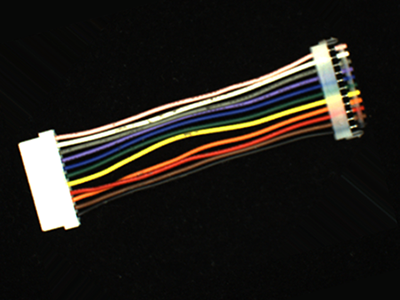
//> input picture 1219/5.tif, 400 x 300 px
$ ./correct_object   (built with g++ and OpenCV 4)
//> lines starting //> are read from the running program, lines starting //| are printed output that depends on the picture; after the words box and inside, x2 and y2 are one past the last pixel; in counts of white or black regions, pixels touching at a corner belong together
### 1219/hough.hpp
#include "opencv2/opencv.hpp"
using namespace cv;
using namespace std;

void hough_coord(Mat image, Mat& acc_mat, double rho, double theta)
{
   	int acc_h = (image.rows + image.cols)*2 /rho;
        int acc_w = CV_PI / theta;
        acc_mat = Mat(acc_h, acc_w, CV_32S, Scalar(0));


        for(int y = 0; y < image.rows; y++)
        {
                for(int x = 0; x < image.cols; x++)
                {
                        Point pt(x, y);
                        if(image.at<uchar>(pt) > 0)
                        {
                                for(int t = 0; t < acc_mat.cols; t++)
                                {
                                        double radian = t * theta;
                                        float r = pt.x * cos(radian) + pt.y * sin(radian);
                                        r = cvRound(r / rho + acc_mat.rows / 2);
                                        acc_mat.at<int>(r, t)++;
                                }
                        }
                }
        }
}

void acc_mask(Mat acc_mat, Mat& acc_dst, Size size, int thresh)
{
        acc_dst = Mat(acc_mat.size(), CV_32S, Scalar(0));
        Point h_m = size / 2;

        for(int r = h_m.y; r < acc_mat.rows - h_m.y; r++)
        {
                for(int t = h_m.x; t < acc_mat.cols - h_m.x; t++)
                {
                        Point center = Point(t, r) - h_m;
                        int c_value = acc_mat.at<int>(center);
                        if(c_value >= thresh)
                        {
                                double maxVal = 0;
                                for(int u = 0; u < size.height; u++)
                                {
                                        for(int v = 0; v < size.width; v++)
                                        {
                                                Point start = center + Point(v, u);
                                                if(start != center && acc_mat.at<int>(start) > maxVal)
                                                {
                                                        maxVal = acc_mat.at<int>(start);
                                                }
                                        }
                                }
                                Rect rect(center, size);
                                if(c_value >= maxVal)
                                {
                                        acc_dst.at<int>(center) = c_value;
                                        acc_mat(rect).setTo(0);
                                }
                        }
                }
        }
}


void thres_lines(Mat acc_dst, Mat& lines, double _rho, double theta, int thresh)
{
        for(int r = 0; r < acc_dst.rows; r++)
        {
                for(int t = 0; t < acc_dst.cols; t++)
                {
                        float value = (float)acc_dst.at<int>(r,t);
                        if(value >= thresh)
                        {
                        float rho = (float)((r - acc_dst.rows / 2) * _rho);
                        float radian = (float)(t * theta);

                        Matx13f line(rho, radian, value);
                        lines.push_back((Mat)line);
                        }

                }
        }
}


void sort_lines(Mat lines, vector<Vec2f>& s_lines)
{
        Mat acc = lines.col(2), idx;
        sortIdx(acc, idx, SORT_EVERY_COLUMN + SORT_DESCENDING);

        for(int i = 0; i < idx.rows; i++)
        {
                int id = idx.at<int>(i);
                float rho = lines.at<float>(id, 0);
                float radian = lines.at<float>(id, 1);
                s_lines.push_back(Vec2f(rho,radian));
        }

}


void houghLines(Mat src, vector<Vec2f>& s_lines, double rho, double theta, int thresh)
{
        Mat acc_mat, acc_dst, lines;
        hough_coord(src, acc_mat, rho, theta);
        acc_mask(acc_mat, acc_dst, Size(3, 7), thresh);

        thres_lines(acc_dst, lines, rho, theta, thresh);
        sort_lines(lines, s_lines);
}


void draw_houghLines(Mat src, Mat& dst, vector<Vec2f> lines, int nline)
{
        cvtColor(src, dst, COLOR_GRAY2BGR);
        for(size_t i = 0; i < min((int)lines.size(), nline); i++)
        {
                float rho = lines[i][0], theta = lines[i][1];
                double a = cos(theta), b = sin(theta);
                Point2d pt(a * rho, b * rho);
                Point2d delta(1000 * -b, 1000 * a);
                line(dst, pt + delta, pt - delta, Scalar(0, 255, 0), 1, LINE_AA);
        }
}

### 1219/correct_object.cpp
#include "hough.hpp"

void detect_maxObject(Mat img, Rect &rect)
{
	vector<vector<Point>> contours;
	findContours(img.clone(), contours, RETR_EXTERNAL, CHAIN_APPROX_SIMPLE);

	int max_area = 0;
	for(int i = 0; i < (int)contours.size(); i++)
	{
			Rect r = boundingRect(contours[i]);
			if(max_area < r.area()){
				max_area = r.area();
				rect = r;
			}
	}
	rect = rect - Point(10, 10) + Size(20, 20);
}

int main()
{
	Rect rect;
	Mat gray, canny, morph, th_gray, canny_line, dst;
	double rho = 1, theta = CV_PI / 180;
	vector<Vec2f> lines;

	Mat image = imread("./5.tif");
//> image is the input picture: 300 rows x 400 cols, CV_8UC3; mean B, G, R 26.6, 31.3, 34.6
	CV_Assert(image.data);

	cvtColor(image, gray, COLOR_BGR2GRAY);
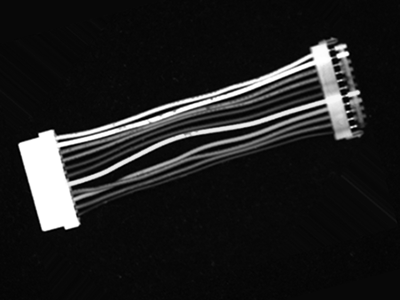
//> gray: 300 rows x 400 cols, CV_8UC1; min 0, max 255, mean 31.8
	threshold(gray, th_gray, 240, 255, THRESH_BINARY);
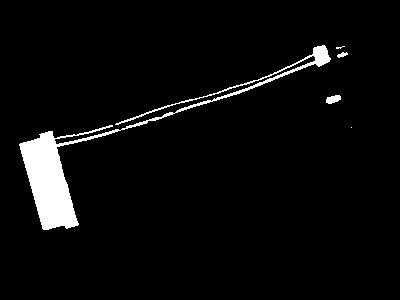
//> th_gray: 300 rows x 400 cols, CV_8UC1; 4.2% white; 5 white regions (2 under 20 px), largest, box (x1, y1, x2, y2) and area: (19, 45, 331, 230) 4866, (326, 95, 341, 104) 96, (337, 52, 348, 58) 38
	erode(th_gray, morph, Mat(), Point(-1, -1), 2);
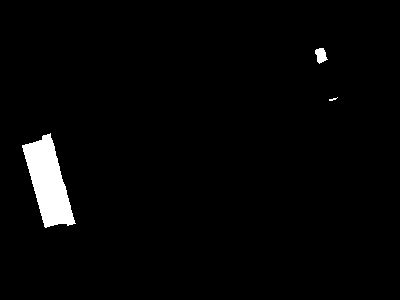
//> morph: 300 rows x 400 cols, CV_8UC1; 2.4% white; 3 white regions (1 under 20 px)

	detect_maxObject(morph, rect);
//> in detect_maxObject, `findContours(img.clone(), contours, RETR_EXTERNAL, CHAIN_APPROX_SIMPLE);`: contours = 3 contours, 1 with area under 20; largest, box (x1, y1, x2, y2) and area: (22, 133, 76, 228) 2598, (315, 48, 328, 64) 114
//> the loop in detect_maxObject, `for(int i = 0; i < (int)contours.size(); i++)` made 3 passes
//> (max_area, rect) on pass 1: (5130, Rect(22, 133, 54, 95))
//> r on passes 2 to 3: Rect(329, 97, 9, 4), Rect(315, 48, 13, 16)
//> after the loop in detect_maxObject, `for(int i = 0; i < (int)contours.size(); i++)`: max_area = 5130
//> in detect_maxObject, `rect = rect - Point(10, 10) + Size(20, 20);`: rect = Rect(12, 123, 74, 115)
//> rect = Rect(12, 123, 74, 115)

	Canny(th_gray(rect), canny, 40, 100);
//> canny: 115 rows x 74 cols, CV_8UC1; 4.1% white in thin lines or dots, all inside (x1, y1, x2, y2) = (7, 7, 74, 107)
	houghLines(canny, lines, rho, theta, 50);
//> after the loop in hough_coord, `for(int y = 0; y < image.rows; y++)`:
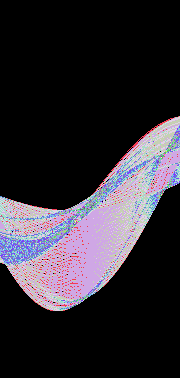
//> acc_mat: 378 rows x 180 cols, CV_32SC1; 42 distinct labels, from 0 to 70; one colour per label, 0 black
//> in acc_mask, `Point h_m = size / 2;`: h_m = Point(1, 3)
//> after the loop in acc_mask, `for(int r = h_m.y; r < acc_mat.rows - h_m.y; r++)`:
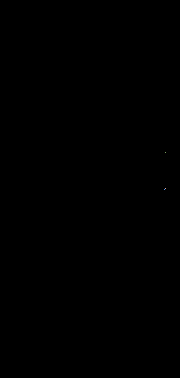
//> acc_dst: 378 rows x 180 cols, CV_32SC1; 4 distinct labels, from 0 to 70; one colour per label, 0 black
//> after the loop in acc_mask, `for(int r = h_m.y; r < acc_mat.rows - h_m.y; r++)`: acc_mat: 378 rows x 180 cols, CV_32SC1; 39 distinct labels, from 0 to 47
//> after the loop in thres_lines, `for(int r = 0; r < acc_dst.rows; r++)`: lines = [[-37, 2.88, 58], [-1, 2.88, 67], [0, 2.86, 70]]
//> in sort_lines, `Mat acc = lines.col(2), idx;`: acc = [58, 67, 70]
//> in sort_lines, `sortIdx(acc, idx, SORT_EVERY_COLUMN + SORT_DESCENDING);`: idx = [2, 1, 0]
//> the loop in sort_lines, `for(int i = 0; i < idx.rows; i++)` made 3 passes
//> (id, rho, radian) on passes 1 to 3: (2, 0, 2.86), (1, -1, 2.88), (0, -37, 2.88)
//> in houghLines, `sort_lines(lines, s_lines);`: s_lines = 3 items: [0, 2.86], [-1, 2.88], [-37, 2.88]
//> lines = 3 items: [0, 2.86], [-1, 2.88], [-37, 2.88]
	draw_houghLines(canny, canny_line, lines, 1);
//> the loop in draw_houghLines, `for(size_t i = 0; i < min((int)lines.size(), nline); i++)` made 1 pass
//> (rho, theta, a, b, pt, delta) on pass 1: (0, 2.86, -0.961, 0.276, Point(0, 0), Point(-275.6, -961.3))
//> after the loop in draw_houghLines, `for(size_t i = 0; i < min((int)lines.size(), nline); i++)`:
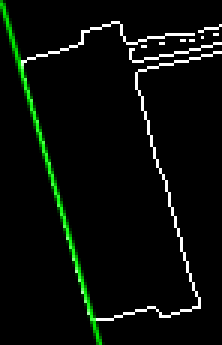
//> dst: 115 rows x 74 cols, CV_8UC3 (shown 3 times larger); mean B, G, R 8.4, 13.2, 8.4

	double angle = (CV_PI - lines[0][1]) * 180 / CV_PI;
//> angle = 16
	Point center = image.size() / 2;
//> center = Point(200, 150)
	Mat rot_map = getRotationMatrix2D(center, -angle, 1);
//> rot_map = [[0.961, -0.276, 49.09], [0.276, 0.961, -49.32]]

	warpAffine(image, dst, rot_map, image.size(), INTER_LINEAR);
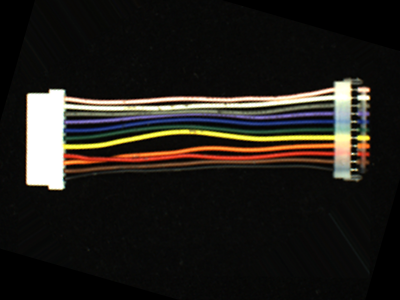
//> dst: 300 rows x 400 cols, CV_8UC3; mean B, G, R 25.9, 30.5, 33.8

	imshow("image", image);
	imshow("canny_line", canny_line);
	imshow("dst", dst);
	waitKey();

	return 0;

}
